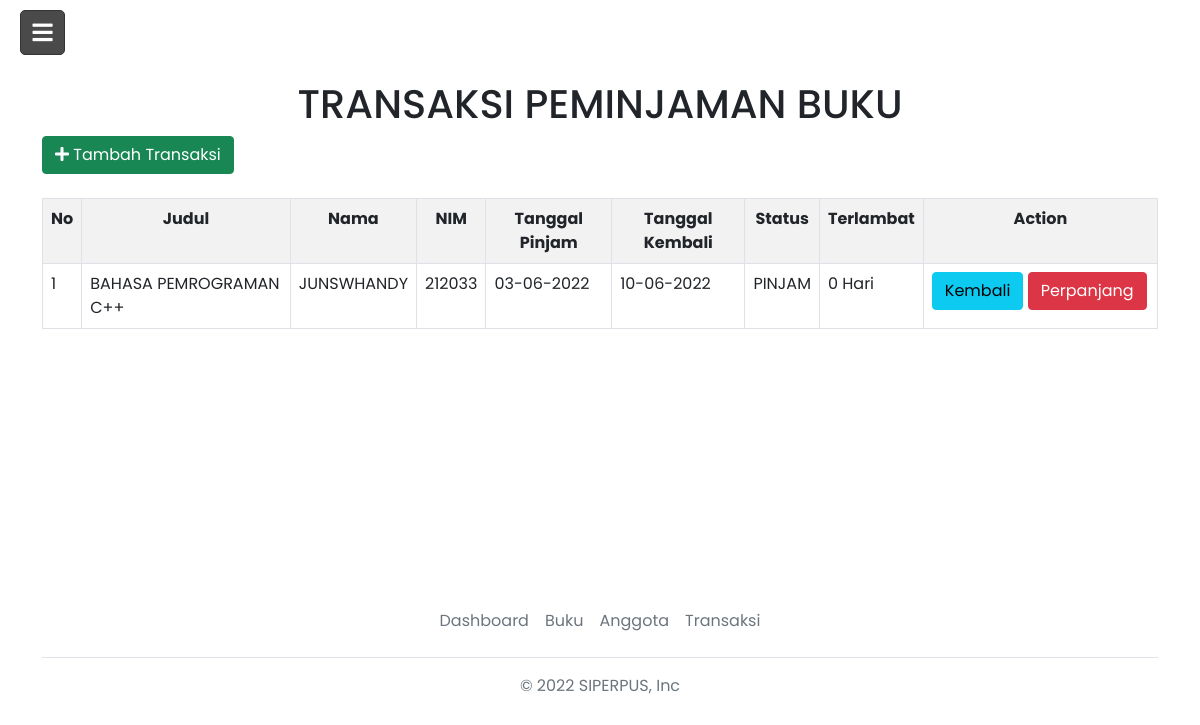
The page /index.php?page=transaksi (signed in) on the database its author committed.
### tables this page shows
CREATE TABLE `tb_transaksi` (
  `id pinjam` int(11) NOT NULL,
  `id_buku` int(11) NOT NULL,
  `judul` varchar(50) NOT NULL,
  `nim` int(11) NOT NULL,
  `nama` varchar(50) NOT NULL,
  `tgl_pinjam` varchar(30) NOT NULL,
  `tgl_kembali` varchar(30) NOT NULL,
  `status` varchar(20) NOT NULL,
  `tgl_input` timestamp NOT NULL DEFAULT current_timestamp() ON UPDATE current_timestamp()
);

### function.php (called while the page is built)
<?php
	function terlambat($tangal_dateline,$tgl_kembali)
	{
		$tangal_dateline_pcs = explode("-", $tangal_dateline);
		$tangal_dateline_pcs = $tangal_dateline_pcs[2]."-".$tangal_dateline_pcs[1]."-".$tangal_dateline_pcs[0];
		$tgl_kembali_pcs = explode("-", $tgl_kembali);
		$tgl_kembali_pcs = $tgl_kembali_pcs[2]."-".$tgl_kembali_pcs[1]."-".$tgl_kembali_pcs[0];
		$selisih = strtotime($tgl_kembali_pcs) - strtotime($tangal_dateline_pcs);
		$selisih = $selisih / 86400;
		if ($selisih>=1) {
			$hasil_tgl = floor($selisih);
		} else {
			$hasil_tgl = 0;
		}
		return $hasil_tgl;
	}
 ?>

### halaman/transaksi/formTransaksi.php (the view, shortened to what this page needs)
<!DOCTYPE html>
<html lang="en">
<head>
</head>
<body>
    <div class="container">
    <div id="page-wrapper" >
    <div id="page-inner">
                <div class="panel panel-default">
                <h1 class="text-center">TRANSAKSI PEMINJAMAN BUKU</h1>
                 <div class="panel-body">
                    <div class="table-responsive">
                        <div>
                            <a href="index.php?page=tambahtransaksi" class="btn btn-success"><i class=" fa fa-plus "></i> Tambah Transaksi</a>
                        </div><br>
                        <table class="table table-striped table-bordered table-hover" id="dataTables-example">
                                <tr class="text-center">
                                    <th>No</th>
                                    <th>Judul</th>
                                    <th>Nama</th>
                                    <th>NIM</th>
                                    <th>Tanggal Pinjam</th>
                                    <th>Tanggal Kembali</th>
                                    <th>Status</th>
                                    <th>Terlambat</th>
                                    <th width="21%">Action</th>
                                </tr>
                             <?php
                             $sql = "SELECT * FROM tb_transaksi";
                             $query = mysqli_query($koneksi,$sql);
                    $no = 0;
                    while ($data = mysqli_fetch_array($query)) {
                        $judul = $data['judul'];
                        $nama = $data['nama'];
                        $nim = $data['nim'];
                        $tgl_pinjam = $data['tgl_pinjam'];
                        $tgl_kembali = $data['tgl_kembali'];
                        $status = $data['status'];
                      $no++;
                      ?>
                      <tr>
                        <td><?php echo $no; ?></td>
                        <td><?php echo $judul; ?></td>
                        <td><?php echo $nama; ?></td>
                        <td><?php echo $nim; ?></td>
                        <td><?php echo $tgl_pinjam; ?></td>
                        <td><?php echo $tgl_kembali; ?></td>
                        <td><?php echo $status; ?></td>
                        <td><?php
                            $tangal_dateline = $data['tgl_kembali'];
                            $tgl_kembali = date('Y-m-d');
                            $lambat = terlambat($tangal_dateline,$tgl_kembali);
                            if ($lambat>0) {
                                echo "<font color='red'> $lambat Hari </font>";
                            } else {
                                echo $lambat . " Hari";
                            }
                            ?>
                        </td>
                        <td>
                          <a href="?page=kembali&id=<?php echo $data['id']; ?>&judul=<?php echo $data['judul']; ?>" class="btn btn-info">Kembali </a>
                          <a href="?page=perpanjang&id=<?php echo $data['id']; ?>&judul=<?php echo $data['judul']; ?>&tgl_kembali=<?php echo $data['tgl_kembali']; ?>&lambat=<?php echo $lambat; ?>" class="btn btn-danger"> Perpanjang</a>
                      </tr>
                  <?php } ?>
          </table>
      </div>
  </div>
</div>
</div>
</div>
</div>
<br><br><br><br><br><br><br><br><br>
</body>
</html>

### styleindex.css (style rules this page uses)
* { margin: 0; padding: 0; box-sizing: border-box; font-family: Poppins; }
body { background-image: url(img/bg4.jpg); background-size: cover; }

### halaman/transaksi/formTransaksi.php (style rules this page uses)
h1 { padding-top: 5rem; }

### rows shown on the page
tb_transaksi: judul "BAHASA PEMROGRAMAN C++", nama "JUNSWHANDY", nim "212033", tgl_pinjam "03-06-2022", tgl_kembali "10-06-2022", status "PINJAM", tgl_kembali "0"
